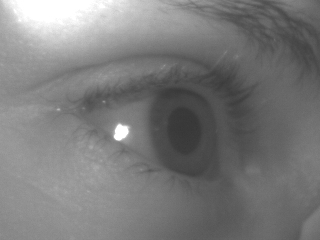
#> input picture Part2/images/elps_eye_1045.png, 320 x 240 px
$ python -i getElpsParam.py   (imports and definitions only)   (older library calls are emulated)
#> lines starting #> are read from the running program, lines starting #| are printed output that depends on the picture; after the words box and inside, x2 and y2 are one past the last pixel; in counts of white or black regions, pixels touching at a corner belong together
#> further down, picture is the input picture: shape (240, 320, 3); min 53, max 255, mean 122.6
import numpy as np
import math
import cv2
from matplotlib import pyplot as plt
import matplotlib.cm as cm
import tools
import os
import sys


# [41 lines left out: function get_ellipse_param, not called in this run]


def getElpsParameters(input_arr):

    output_arr = np.array(input_arr)
    array = output_arr.astype(np.uint8)
    array = array*255
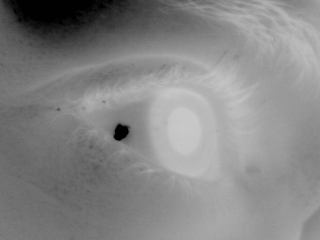
#> array: shape (240, 320, 3); min 1, max 203, mean 133.4

    ## Get ellipse parameters + draw
    connectivity = 4
    ret,thresh1 = cv2.threshold(array,100,255,cv2.THRESH_BINARY)
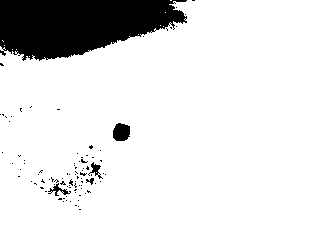
#> thresh1: shape (240, 320, 3); 88.2% white; 93 black regions (88 under 20 px), largest, box (x1, y1, x2, y2) and area: (0, 0, 187, 61) 8327, (113, 123, 130, 141) 254, (48, 183, 71, 196) 95, (88, 162, 103, 179) 88, (86, 178, 94, 185) 29
#> (the run stopped early here; a loop or call above may not have finished)

$ run again, on Part2/images/elps_eye_1078.png
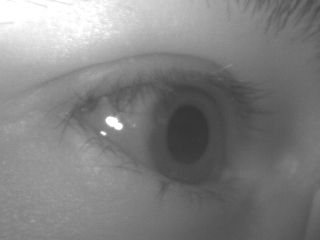
#> input picture Part2/images/elps_eye_1078.png, 320 x 240 px
#> picture is the input picture: shape (240, 320, 3); min 51, max 255, mean 128.9
#> in getElpsParameters, `array = array*255`:
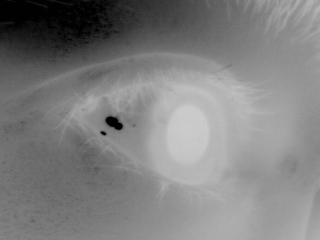
#> array: shape (240, 320, 3); min 1, max 205, mean 127.1
#> in getElpsParameters, `ret,thresh1 = cv2.threshold(array,100,255,cv2.THRESH_BINARY)`:
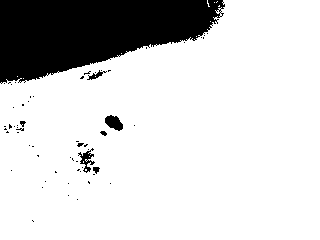
#> thresh1: shape (240, 320, 3); 82.6% white; 61 black regions (54 under 20 px), largest, box (x1, y1, x2, y2) and area: (0, 0, 225, 84) 12722, (105, 115, 123, 131) 189, (78, 148, 95, 173) 162

$ run again, on Part2/images/elps_eye_1151.png
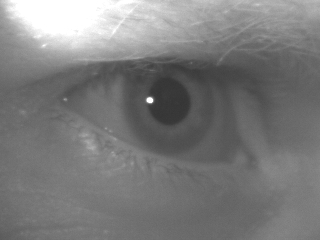
#> input picture Part2/images/elps_eye_1151.png, 320 x 240 px
#> picture is the input picture: shape (240, 320, 3); min 52, max 255, mean 123.6
#> in getElpsParameters, `array = array*255`:
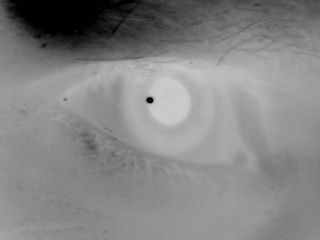
#> array: shape (240, 320, 3); min 1, max 204, mean 132.4
#> in getElpsParameters, `ret,thresh1 = cv2.threshold(array,100,255,cv2.THRESH_BINARY)`:
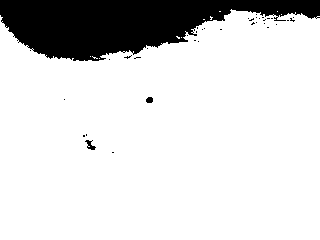
#> thresh1: shape (240, 320, 3); 84.7% white; 37 black regions (34 under 20 px), largest, box (x1, y1, x2, y2) and area: (0, 0, 320, 61) 11578, (85, 140, 96, 150) 52, (146, 97, 153, 103) 36

$ run again, on Part2/images/elps_eye_1262.png
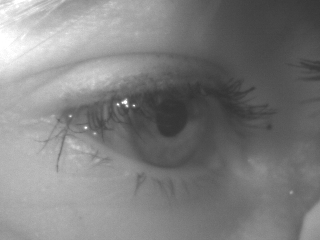
#> input picture Part2/images/elps_eye_1262.png, 320 x 240 px
#> picture is the input picture: shape (240, 320, 3); min 50, max 255, mean 126.7
#> in getElpsParameters, `array = array*255`:
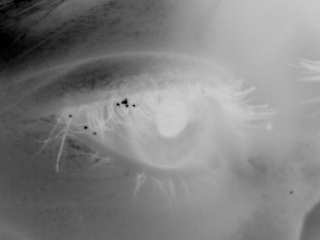
#> array: shape (240, 320, 3); min 1, max 206, mean 129.3
#> in getElpsParameters, `ret,thresh1 = cv2.threshold(array,100,255,cv2.THRESH_BINARY)`:
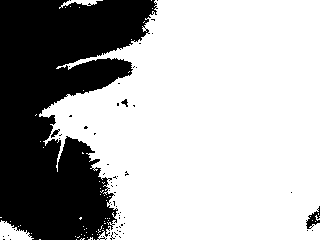
#> thresh1: shape (240, 320, 3); 68.1% white; 60 black regions (56 under 20 px), largest, box (x1, y1, x2, y2) and area: (0, 0, 158, 240) 24164, (306, 206, 320, 229) 143, (51, 129, 60, 138) 34, (121, 99, 128, 107) 28
